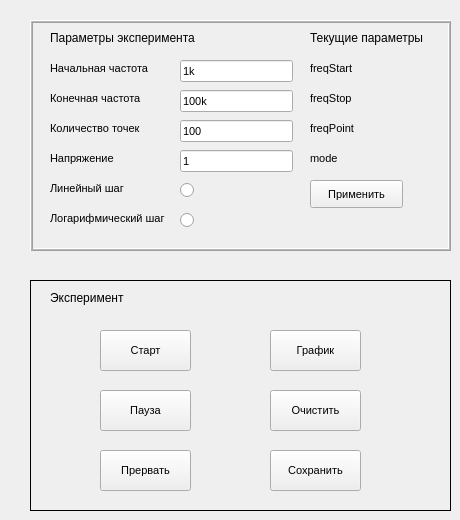
     <widget class="QWidget" name="tab_3">
      <attribute name="title">
       <string>Experiment</string>
      </attribute>
      <widget class="QFrame" name="frame_3">
       <property name="geometry">
        <rect>
         <x>30</x>
         <y>280</y>
         <width>421</width>
         <height>231</height>
        </rect>
       </property>
       <property name="frameShape">
        <enum>QFrame::Shape::Box</enum>
       </property>
       <property name="frameShadow">
        <enum>QFrame::Shadow::Plain</enum>
       </property>
       <property name="midLineWidth">
        <number>1</number>
       </property>
       <widget class="QLabel" name="label_18">
        <property name="geometry">
         <rect>
          <x>20</x>
          <y>10</y>
          <width>211</width>
          <height>16</height>
         </rect>
        </property>
        <property name="font">
         <font>
          <family>Arial</family>
          <pointsize>9</pointsize>
          <bold>false</bold>
          <underline>false</underline>
          <kerning>true</kerning>
         </font>
        </property>
        <property name="text">
         <string>Эксперимент</string>
        </property>
       </widget>
       <widget class="QPushButton" name="btnPlot">
        <property name="geometry">
         <rect>
          <x>240</x>
          <y>50</y>
          <width>91</width>
          <height>41</height>
         </rect>
        </property>
        <property name="font">
         <font>
          <family>Arial</family>
          <pointsize>8</pointsize>
          <bold>false</bold>
          <underline>false</underline>
          <kerning>true</kerning>
         </font>
        </property>
        <property name="text">
         <string>График</string>
        </property>
       </widget>
       <widget class="QPushButton" name="btnSave">
        <property name="geometry">
         <rect>
          <x>240</x>
          <y>170</y>
          <width>91</width>
          <height>41</height>
         </rect>
        </property>
        <property name="font">
         <font>
          <family>Arial</family>
          <pointsize>8</pointsize>
          <bold>false</bold>
          <underline>false</underline>
          <kerning>true</kerning>
         </font>
        </property>
        <property name="text">
         <string>Сохранить</string>
        </property>
       </widget>
       <widget class="QPushButton" name="btnStart">
        <property name="geometry">
         <rect>
          <x>70</x>
          <y>50</y>
          <width>91</width>
          <height>41</height>
         </rect>
        </property>
        <property name="font">
         <font>
          <family>Arial</family>
          <pointsize>8</pointsize>
          <bold>false</bold>
          <underline>false</underline>
          <kerning>true</kerning>
         </font>
        </property>
        <property name="text">
         <string>Старт</string>
        </property>
       </widget>
       <widget class="QPushButton" name="btnTerminate">
        <property name="geometry">
         <rect>
          <x>70</x>
          <y>170</y>
          <width>91</width>
          <height>41</height>
         </rect>
        </property>
        <property name="font">
         <font>
          <family>Arial</family>
          <pointsize>8</pointsize>
          <bold>false</bold>
          <underline>false</underline>
          <kerning>true</kerning>
         </font>
        </property>
        <property name="text">
         <string>Прервать</string>
        </property>
       </widget>
       <widget class="QPushButton" name="btnClear">
        <property name="geometry">
         <rect>
          <x>240</x>
          <y>110</y>
          <width>91</width>
          <height>41</height>
         </rect>
        </property>
        <property name="font">
         <font>
          <family>Arial</family>
          <pointsize>8</pointsize>
          <bold>false</bold>
          <underline>false</underline>
          <kerning>true</kerning>
         </font>
        </property>
        <property name="text">
         <string>Очистить</string>
        </property>
       </widget>
       <widget class="QPushButton" name="btnPause">
        <property name="geometry">
         <rect>
          <x>70</x>
          <y>110</y>
          <width>91</width>
          <height>41</height>
         </rect>
        </property>
        <property name="font">
         <font>
          <family>Arial</family>
          <pointsize>8</pointsize>
          <bold>false</bold>
          <underline>false</underline>
          <kerning>true</kerning>
         </font>
        </property>
        <property name="text">
         <string>Пауза</string>
        </property>
       </widget>
      </widget>
      <widget class="QFrame" name="frame_exp_param">
       <property name="geometry">
        <rect>
         <x>30</x>
         <y>20</y>
         <width>421</width>
         <height>231</height>
        </rect>
       </property>
       <property name="frameShape">
        <enum>QFrame::Shape::Box</enum>
       </property>
       <property name="frameShadow">
        <enum>QFrame::Shadow::Raised</enum>
       </property>
       <property name="midLineWidth">
        <number>1</number>
       </property>
       <widget class="QWidget" name="widget_exp_param" native="true">
        <property name="geometry">
         <rect>
          <x>0</x>
          <y>0</y>
          <width>421</width>
          <height>221</height>
         </rect>
        </property>
        <widget class="QLabel" name="labelChoosedMode">
         <property name="geometry">
          <rect>
           <x>280</x>
           <y>130</y>
           <width>111</width>
           <height>16</height>
          </rect>
         </property>
         <property name="font">
          <font>
           <family>Arial</family>
           <pointsize>8</pointsize>
           <bold>false</bold>
           <underline>false</underline>
           <kerning>true</kerning>
          </font>
         </property>
         <property name="text">
          <string>mode</string>
         </property>
        </widget>
        <widget class="QLabel" name="label_3">
         <property name="geometry">
          <rect>
           <x>20</x>
           <y>40</y>
           <width>111</width>
           <height>16</height>
          </rect>
         </property>
         <property name="font">
          <font>
           <family>Arial</family>
           <pointsize>8</pointsize>
           <bold>false</bold>
           <underline>false</underline>
           <kerning>true</kerning>
          </font>
         </property>
         <property name="text">
          <string>Начальная частота</string>
         </property>
        </widget>
        <widget class="QLabel" name="label_13">
         <property name="geometry">
          <rect>
           <x>20</x>
           <y>130</y>
           <width>111</width>
           <height>16</height>
          </rect>
         </property>
         <property name="font">
          <font>
           <family>Arial</family>
           <pointsize>8</pointsize>
           <bold>false</bold>
           <underline>false</underline>
           <kerning>true</kerning>
          </font>
         </property>
         <property name="text">
          <string>Напряжение</string>
         </property>
        </widget>
        <widget class="QLabel" name="label_17">
         <property name="geometry">
          <rect>
           <x>20</x>
           <y>190</y>
           <width>121</width>
           <height>16</height>
          </rect>
         </property>
         <property name="font">
          <font>
           <family>Arial</family>
           <pointsize>8</pointsize>
           <bold>false</bold>
           <underline>false</underline>
           <kerning>true</kerning>
          </font>
         </property>
         <property name="text">
          <string>Логарифмический шаг</string>
         </property>
        </widget>
        <widget class="QLabel" name="label_6">
         <property name="geometry">
          <rect>
           <x>20</x>
           <y>10</y>
           <width>181</width>
           <height>16</height>
          </rect>
         </property>
         <property name="font">
          <font>
           <family>Arial</family>
           <pointsize>9</pointsize>
           <bold>false</bold>
           <underline>false</underline>
           <kerning>true</kerning>
          </font>
         </property>
         <property name="text">
          <string>Параметры эксперимента</string>
         </property>
        </widget>
        <widget class="QLineEdit" name="lineEditStopFreq">
         <property name="geometry">
          <rect>
           <x>150</x>
           <y>70</y>
           <width>113</width>
           <height>22</height>
          </rect>
         </property>
         <property name="font">
          <font>
           <family>Arial</family>
           <pointsize>8</pointsize>
           <bold>false</bold>
           <underline>false</underline>
           <kerning>true</kerning>
          </font>
         </property>
         <property name="text">
          <string>100k</string>
         </property>
        </widget>
        <widget class="QRadioButton" name="radioLog">
         <property name="geometry">
          <rect>
           <x>150</x>
           <y>190</y>
           <width>21</width>
           <height>20</height>
          </rect>
         </property>
         <property name="font">
          <font>
           <family>Arial</family>
           <pointsize>8</pointsize>
           <bold>false</bold>
           <underline>false</underline>
           <kerning>true</kerning>
          </font>
         </property>
         <property name="text">
          <string/>
         </property>
        </widget>
        <widget class="QLabel" name="labelFreqPoints">
         <property name="geometry">
          <rect>
           <x>280</x>
           <y>100</y>
           <width>111</width>
           <height>16</height>
          </rect>
         </property>
         <property name="font">
          <font>
           <family>Arial</family>
           <pointsize>8</pointsize>
           <bold>false</bold>
           <underline>false</underline>
           <kerning>true</kerning>
          </font>
         </property>
         <property name="text">
          <string>freqPoint</string>
         </property>
        </widget>
        <widget class="QLineEdit" name="lineEditStartFreq">
         <property name="geometry">
          <rect>
           <x>150</x>
           <y>40</y>
           <width>113</width>
           <height>22</height>
          </rect>
         </property>
         <property name="font">
          <font>
           <family>Arial</family>
           <pointsize>8</pointsize>
           <bold>false</bold>
           <underline>false</underline>
           <kerning>true</kerning>
          </font>
         </property>
         <property name="text">
          <string>1k</string>
         </property>
        </widget>
        <widget class="QLineEdit" name="lineEditPointsFreq">
         <property name="geometry">
          <rect>
           <x>150</x>
           <y>100</y>
           <width>113</width>
           <height>22</height>
          </rect>
         </property>
         <property name="font">
          <font>
           <family>Arial</family>
           <pointsize>8</pointsize>
           <bold>false</bold>
           <underline>false</underline>
           <kerning>true</kerning>
          </font>
         </property>
         <property name="text">
          <string>100</string>
         </property>
        </widget>
        <widget class="QLineEdit" name="lineEditPointsLevel">
         <property name="geometry">
          <rect>
           <x>150</x>
           <y>130</y>
           <width>113</width>
           <height>22</height>
          </rect>
         </property>
         <property name="font">
          <font>
           <family>Arial</family>
           <pointsize>8</pointsize>
           <bold>false</bold>
           <underline>false</underline>
           <kerning>true</kerning>
          </font>
         </property>
         <property name="text">
          <string>1</string>
         </property>
        </widget>
        <widget class="QLabel" name="labelFreqStop">
         <property name="geometry">
          <rect>
           <x>280</x>
           <y>70</y>
           <width>111</width>
           <height>16</height>
          </rect>
         </property>
         <property name="font">
          <font>
           <family>Arial</family>
           <pointsize>8</pointsize>
           <bold>false</bold>
           <underline>false</underline>
           <kerning>true</kerning>
          </font>
         </property>
         <property name="text">
          <string>freqStop</string>
         </property>
        </widget>
        <widget class="QLabel" name="label_4">
         <property name="geometry">
          <rect>
           <x>20</x>
           <y>100</y>
           <width>111</width>
           <height>16</height>
          </rect>
         </property>
         <property name="font">
          <font>
           <family>Arial</family>
           <pointsize>8</pointsize>
           <bold>false</bold>
           <underline>false</underline>
           <kerning>true</kerning>
          </font>
         </property>
         <property name="text">
          <string>Количество точек</string>
         </property>
        </widget>
        <widget class="QLabel" name="label_16">
         <property name="geometry">
          <rect>
           <x>20</x>
           <y>160</y>
           <width>111</width>
           <height>16</height>
          </rect>
         </property>
         <property name="font">
          <font>
           <family>Arial</family>
           <pointsize>8</pointsize>
           <bold>false</bold>
           <underline>false</underline>
           <kerning>true</kerning>
          </font>
         </property>
         <property name="text">
          <string>Линейный шаг</string>
         </property>
        </widget>
        <widget class="QRadioButton" name="radioLine">
         <property name="geometry">
          <rect>
           <x>150</x>
           <y>160</y>
           <width>31</width>
           <height>20</height>
          </rect>
         </property>
         <property name="font">
          <font>
           <family>Arial</family>
           <pointsize>8</pointsize>
           <bold>false</bold>
           <underline>false</underline>
           <kerning>true</kerning>
          </font>
         </property>
         <property name="text">
          <string/>
         </property>
        </widget>
        <widget class="QLabel" name="labelFreqStart">
         <property name="geometry">
          <rect>
           <x>280</x>
           <y>40</y>
           <width>111</width>
           <height>16</height>
          </rect>
         </property>
         <property name="font">
          <font>
           <family>Arial</family>
           <pointsize>8</pointsize>
           <bold>false</bold>
           <underline>false</underline>
           <kerning>true</kerning>
          </font>
         </property>
         <property name="text">
          <string>freqStart</string>
         </property>
        </widget>
        <widget class="QLabel" name="label_5">
         <property name="geometry">
          <rect>
           <x>20</x>
           <y>70</y>
           <width>111</width>
           <height>16</height>
          </rect>
         </property>
         <property name="font">
          <font>
           <family>Arial</family>
           <pointsize>8</pointsize>
           <bold>false</bold>
           <underline>false</underline>
           <kerning>true</kerning>
          </font>
         </property>
         <property name="text">
          <string>Конечная частота</string>
         </property>
        </widget>
        <widget class="QLabel" name="label_8">
         <property name="geometry">
          <rect>
           <x>280</x>
           <y>10</y>
           <width>121</width>
           <height>16</height>
          </rect>
         </property>
         <property name="font">
          <font>
           <family>Arial</family>
           <pointsize>9</pointsize>
           <bold>false</bold>
           <underline>false</underline>
           <kerning>true</kerning>
          </font>
         </property>
         <property name="text">
          <string>Текущие параметры</string>
         </property>
        </widget>
        <widget class="QPushButton" name="btnApply">
         <property name="geometry">
          <rect>
           <x>280</x>
           <y>160</y>
           <width>93</width>
           <height>28</height>
          </rect>
         </property>
         <property name="font">
          <font>
           <family>Arial</family>
           <pointsize>8</pointsize>
           <bold>false</bold>
           <underline>false</underline>
           <kerning>true</kerning>
          </font>
         </property>
         <property name="text">
          <string>Применить</string>
         </property>
        </widget>
       </widget>
      </widget>
     </widget>
